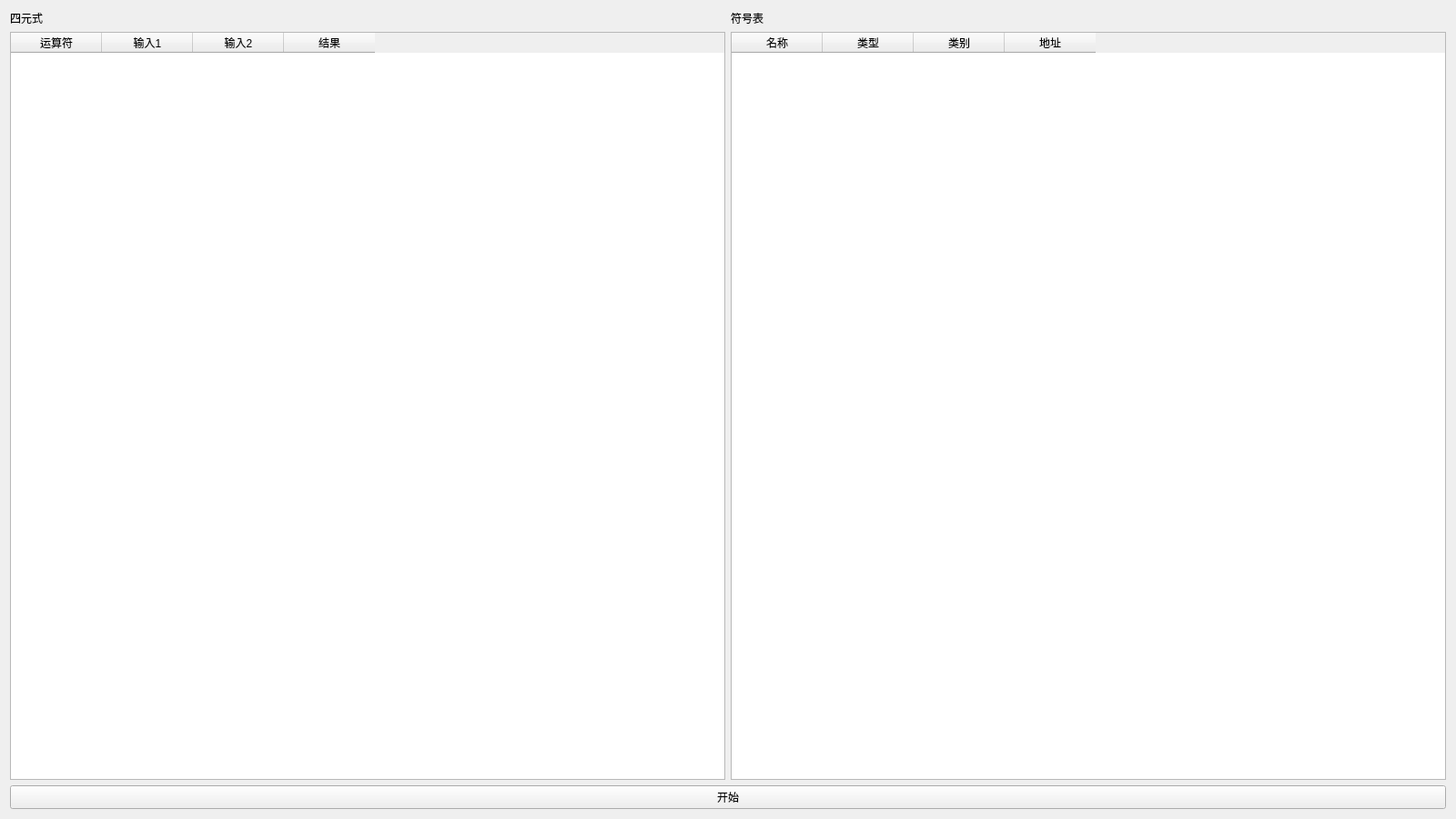
<?xml version="1.0" encoding="UTF-8"?>
<ui version="4.0">
 <class>IRGeneratorGUI</class>
 <widget class="QWidget" name="IRGeneratorGUI">
  <property name="geometry">
   <rect>
    <x>0</x>
    <y>0</y>
    <width>1600</width>
    <height>900</height>
   </rect>
  </property>
  <property name="windowTitle">
   <string>IRGeneratorGUI</string>
  </property>
  <layout class="QGridLayout" name="gridLayout">
   <item row="1" column="0">
    <widget class="QTableWidget" name="quadrupleTableWidget">
     <column>
      <property name="text">
       <string>运算符</string>
      </property>
     </column>
     <column>
      <property name="text">
       <string>输入1</string>
      </property>
     </column>
     <column>
      <property name="text">
       <string>输入2</string>
      </property>
     </column>
     <column>
      <property name="text">
       <string>结果</string>
      </property>
     </column>
    </widget>
   </item>
   <item row="0" column="0">
    <widget class="QLabel" name="quadrupleLabel">
     <property name="text">
      <string>四元式</string>
     </property>
    </widget>
   </item>
   <item row="1" column="1">
    <widget class="QTableWidget" name="symbolTableWidget">
     <column>
      <property name="text">
       <string>名称</string>
      </property>
     </column>
     <column>
      <property name="text">
       <string>类型</string>
      </property>
     </column>
     <column>
      <property name="text">
       <string>类别</string>
      </property>
     </column>
     <column>
      <property name="text">
       <string>地址</string>
      </property>
     </column>
    </widget>
   </item>
   <item row="0" column="1">
    <widget class="QLabel" name="symbolTableLabel">
     <property name="text">
      <string>符号表</string>
     </property>
    </widget>
   </item>
   <item row="2" column="0" colspan="2">
    <widget class="QPushButton" name="startPushButton">
     <property name="text">
      <string>开始</string>
     </property>
    </widget>
   </item>
  </layout>
 </widget>
 <resources/>
 <connections/>
</ui>
